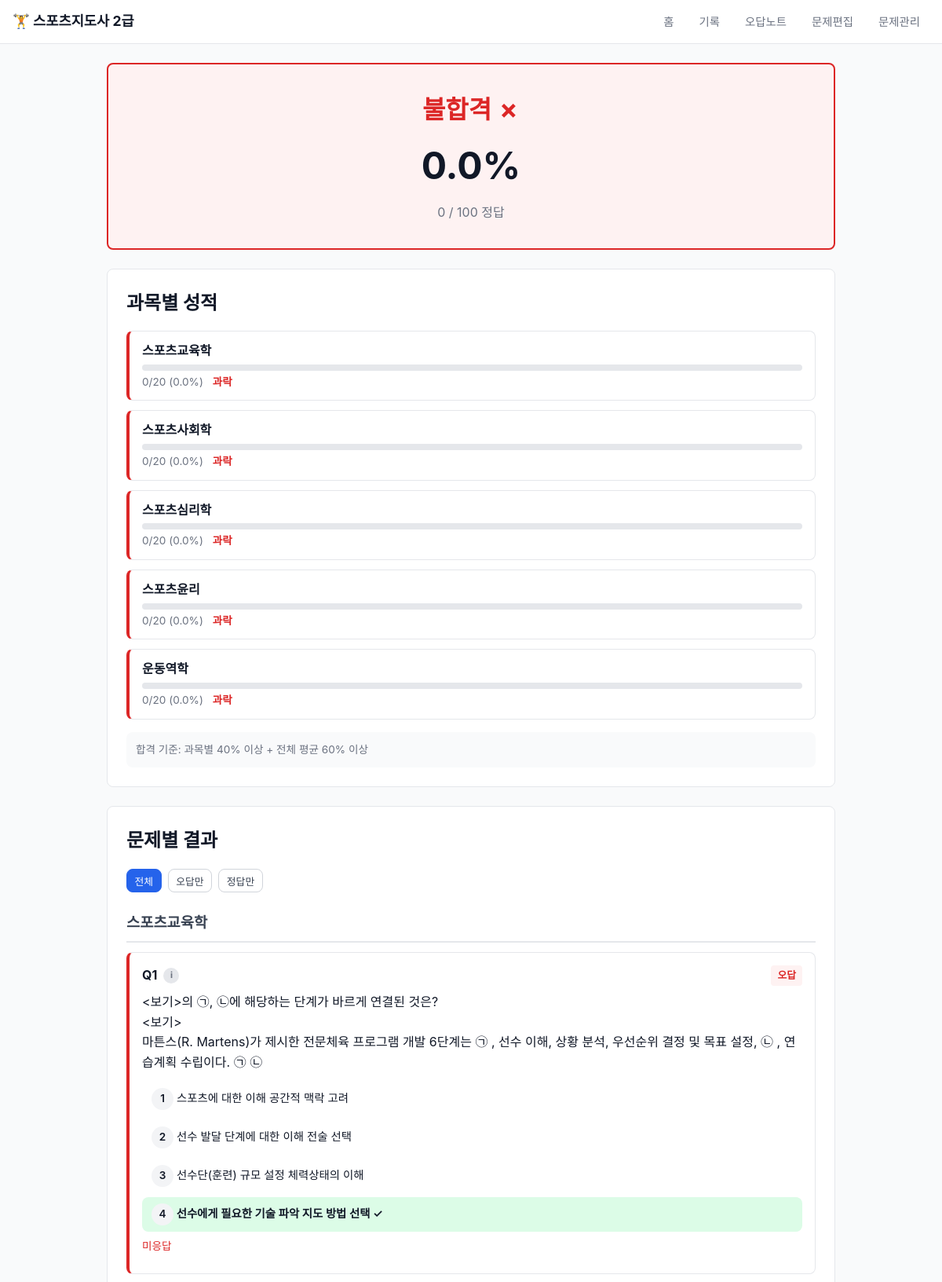
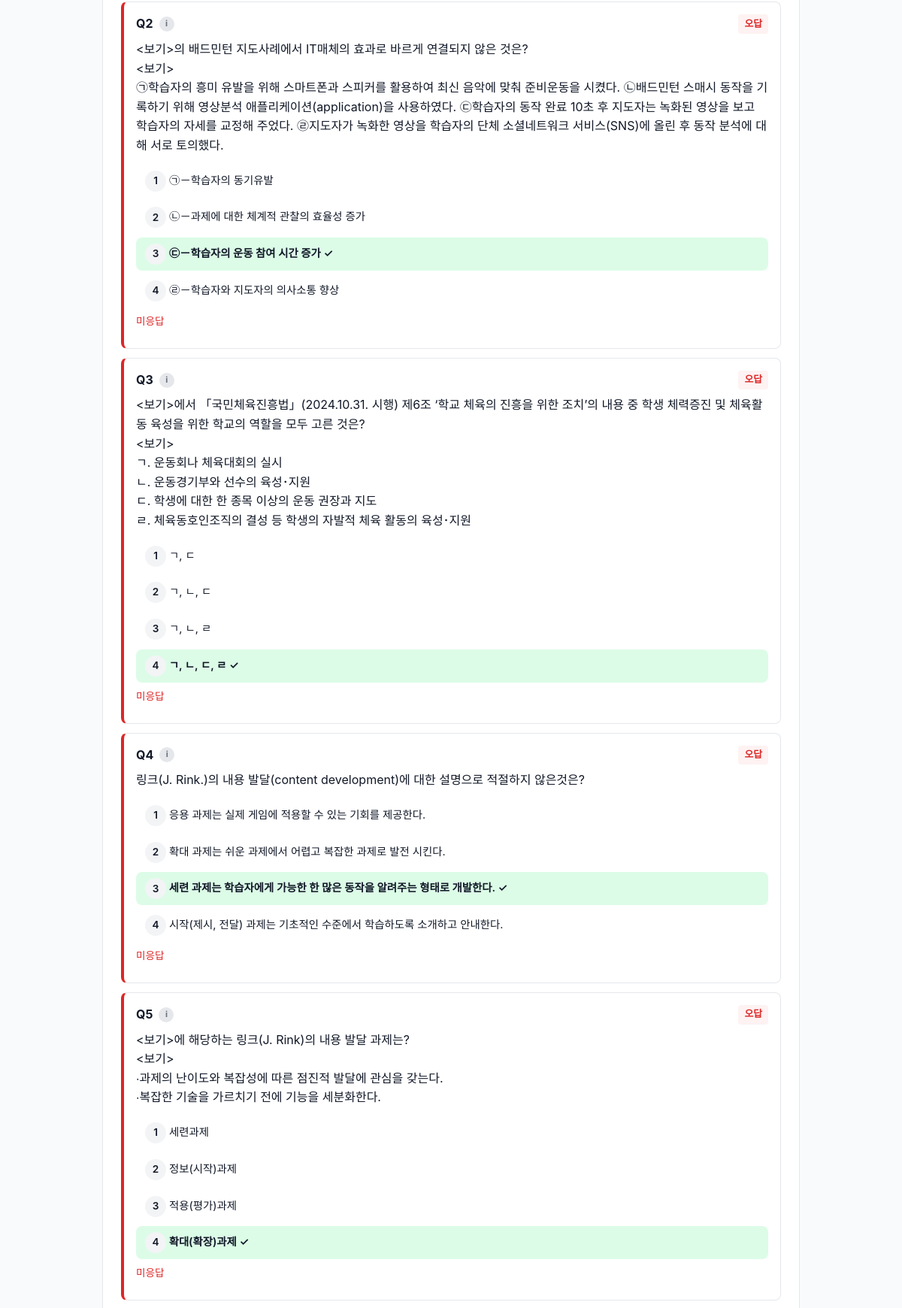
The page /result/1 (upper part) on the database its author committed (2 pictures, top to bottom).
### tables this page shows
CREATE TABLE test_sessions (
    id              INTEGER PRIMARY KEY AUTOINCREMENT,
    test_type       TEXT NOT NULL CHECK(test_type IN ('written', 'oral')),
    selected_subjects TEXT NOT NULL,
    total_questions INTEGER NOT NULL,
    correct_count   INTEGER DEFAULT 0,
    score_percent   REAL DEFAULT 0,
    time_limit_sec  INTEGER,
    time_spent_sec  INTEGER,
    is_passed       INTEGER DEFAULT 0,
    completed       INTEGER DEFAULT 0,
    started_at      TEXT DEFAULT (datetime('now')),
    finished_at     TEXT
);

CREATE TABLE user_answers (
    id              INTEGER PRIMARY KEY AUTOINCREMENT,
    session_id      INTEGER NOT NULL REFERENCES test_sessions(id) ON DELETE CASCADE,
    question_id     INTEGER NOT NULL REFERENCES questions(id),
    subject_id      INTEGER NOT NULL REFERENCES subjects(id),
    user_answer     TEXT,
    is_correct      INTEGER DEFAULT 0,
    answered_at     TEXT DEFAULT (datetime('now'))
);

CREATE TABLE subjects (
    id          INTEGER PRIMARY KEY AUTOINCREMENT,
    name        TEXT NOT NULL UNIQUE,
    category    TEXT NOT NULL CHECK(category IN ('written', 'oral')),
    description TEXT,
    created_at  TEXT DEFAULT (datetime('now'))
);

CREATE TABLE questions (
    id              INTEGER PRIMARY KEY AUTOINCREMENT,
    subject_id      INTEGER NOT NULL REFERENCES subjects(id),
    question_type   TEXT NOT NULL CHECK(question_type IN ('multiple_choice', 'oral')),
    question_text   TEXT NOT NULL,
    option_a        TEXT,
    option_b        TEXT,
    option_c        TEXT,
    option_d        TEXT,
    correct_answer  TEXT NOT NULL,
    explanation     TEXT,
    difficulty      INTEGER DEFAULT 2 CHECK(difficulty BETWEEN 1 AND 3),
    exam_year       TEXT,
    exam_type       TEXT,
    question_number INTEGER,
    source          TEXT,
    created_at      TEXT DEFAULT (datetime('now'))
, comment TEXT);

### app.py (the view)
@app.route('/result/<int:session_id>')
def result(session_id):
    db = get_db()
    session = db.execute('SELECT * FROM test_sessions WHERE id = ?', (session_id,)).fetchone()
    if not session:
        flash('시험 결과를 찾을 수 없습니다.', 'error')
        return redirect(url_for('index'))
    answers = db.execute('''
        SELECT ua.*, q.question_text, q.option_a, q.option_b, q.option_c, q.option_d,
               q.correct_answer, q.explanation, q.exam_year, q.exam_type, q.question_number,
               s.name as subject_name
        FROM user_answers ua
        JOIN questions q ON ua.question_id = q.id
        JOIN subjects s ON ua.subject_id = s.id
        WHERE ua.session_id = ?
        ORDER BY s.name, ua.id
    ''', (session_id,)).fetchall()
    subject_scores = {}
    for a in answers:
        name = a['subject_name']
        if name not in subject_scores:
            subject_scores[name] = {'total': 0, 'correct': 0}
        subject_scores[name]['total'] += 1
        subject_scores[name]['correct'] += a['is_correct']
    for name in subject_scores:
        s = subject_scores[name]
        s['score'] = round(s['correct'] / s['total'] * 100, 1) if s['total'] > 0 else 0
        s['passed'] = s['score'] >= 40
    return render_template('result.html', session=session, answers=answers, subject_scores=subject_scores)

### app.py (called while the page is built, shortened)
@app.template_filter('format_question')
def format_question(text):
    if not text:
        return ''
    import html as html_mod
    lines = str(text).split('\n')
    result = []
    table_lines = []
    def flush_table():
        if not table_lines:
            return
    for line in lines:
        if line.count('|') >= 2:
            table_lines.append(line)
        else:
            flush_table()
            escaped = html_mod.escape(line)
            escaped = re.sub(
                r'\[img:([^\]]+)\]',
                r'<img src="/static/images/\1" class="q-img" alt="문제 이미지">',
                escaped
            )
            result.append(escaped)
    flush_table()
    return Markup('<br>'.join(result))

def get_db():
    if 'db' not in g:
        os.makedirs(os.path.dirname(DB_PATH), exist_ok=True)
        g.db = sqlite3.connect(DB_PATH)
        g.db.row_factory = sqlite3.Row
        g.db.execute('PRAGMA foreign_keys = ON')
    return g.db

### templates/result.html (shortened to what this page needs)
{% extends "base.html" %}
{% block content %}
<div class="result-header {{ 'pass' if session.is_passed else 'fail' }}">
    <h1>{{ '합격 ✓' if session.is_passed else '불합격 ✗' }}</h1>
    <div class="result-score">{{ session.score_percent }}%</div>
    <div class="result-detail">
        {{ session.correct_count }} / {{ session.total_questions }} 정답
    </div>
</div>
<section class="result-section">
    <h2>과목별 성적</h2>
    <div class="score-grid">
        {% for name, s in subject_scores.items() %}
        <div class="score-card {{ 'pass' if s.passed else 'fail' }}">
            <div class="score-subject">{{ name }}</div>
            <div class="score-bar-wrap">
            </div>
            <div class="score-detail">
                {{ s.correct }}/{{ s.total }} ({{ s.score }}%)
                {% if not s.passed %}<span class="fail-mark">과락</span>{% endif %}
            </div>
        </div>
        {% endfor %}
    </div>
    <div class="pass-criteria">
        <p>합격 기준: 과목별 40% 이상 + 전체 평균 60% 이상</p>
    </div>
</section>
<section class="result-section">
    <h2>문제별 결과</h2>
    <div class="filter-buttons">
        <button class="btn btn-sm active" onclick="filterQuestions('all', this)">전체</button>
        <button class="btn btn-sm" onclick="filterQuestions('wrong', this)">오답만</button>
        <button class="btn btn-sm" onclick="filterQuestions('correct', this)">정답만</button>
    </div>
    {% set ns = namespace(q_num=0, current_subject='') %}
    {% for a in answers %}
        {% if a.subject_name != ns.current_subject %}
            {% set ns.current_subject = a.subject_name %}
            <h3 class="result-subject-header">{{ a.subject_name }}</h3>
        {% endif %}
        {% set ns.q_num = ns.q_num + 1 %}
        <div class="result-question {{ 'correct' if a.is_correct else 'wrong' }}"
             data-result="{{ 'correct' if a.is_correct else 'wrong' }}">
            <div class="rq-header">
                <div class="rq-left">
                    <span class="rq-number">Q{{ ns.q_num }}</span>
                    {% if a.exam_year %}
                    <div class="exam-info-tooltip">
                        <span class="info-icon">ℹ</span>
                    </div>
                    {% endif %}
                </div>
                <span class="rq-badge {{ 'correct' if a.is_correct else 'wrong' }}">
                    {{ '정답' if a.is_correct else '오답' }}
                </span>
            </div>
            <div class="rq-text">{{ a.question_text|format_question }}</div>
            {% if a.option_a %}
            <div class="rq-options">
                {% for key, val in [('A', a.option_a), ('B', a.option_b), ('C', a.option_c), ('D', a.option_d)] %}
                {% if val %}
                <div class="rq-option
                    {% if key == a.correct_answer %}rq-correct{% endif %}
                    {% if key == a.user_answer and not a.is_correct %}rq-wrong{% endif %}">
                    <span class="option-key">{{ loop.index }}</span> {{ val }}
                    {% if key == a.correct_answer %}✓{% endif %}
                </div>
                {% endif %}
                {% endfor %}
            </div>
            {% endif %}
            {% if not a.is_correct and a.user_answer %}
            <div class="rq-your-answer">내 답: {{ a.user_answer }}</div>
            {% elif not a.is_correct %}
            <div class="rq-your-answer">미응답</div>
            {% endif %}
        </div>
    {% endfor %}
</section>
{% endblock %}

### static/style.css (style rules this page uses)
* { margin: 0; padding: 0; box-sizing: border-box; }
:root { --primary: #2563eb; --primary-dark: #1d4ed8; --success: #16a34a; --danger: #dc2626; --warning: #f59e0b; --gray-50: #f9fafb; --gray-100: #f3f4f6; --gray-200: #e5e7eb; --gray-300: #d1d5db; --gray-500: #6b7280; --gray-700: #374151; --gray-900: #111827; --radius: 8px; }
body { font-family: -apple-system, BlinkMacSystemFont, 'Segoe UI', sans-serif; background: var(--gray-50); color: var(--gray-900); line-height: 1.6; }
.btn { display: inline-block; padding: 0.5rem 1rem; border: 1px solid var(--gray-300); border-radius: var(--radius); background: white; color: var(--gray-700); cursor: pointer; font-size: 0.9rem; text-decoration: none; transition: all 0.2s; }
.btn-sm { padding: 0.3rem 0.6rem; font-size: 0.8rem; }
.btn.active { background: var(--primary); color: white; border-color: var(--primary); }
.exam-info-tooltip { position: relative; display: inline-flex; }
.info-icon { display: inline-flex; align-items: center; justify-content: center; width: 20px; height: 20px; border-radius: 50%; background: var(--gray-200); color: var(--gray-500); font-size: 0.7rem; font-weight: 700; cursor: help; font-style: normal; }
.rq-header .rq-left { display: flex; align-items: center; gap: 0.5rem; }
.option-key { display: inline-flex; align-items: center; justify-content: center; width: 28px; height: 28px; border-radius: 50%; background: var(--gray-100); font-weight: 600; font-size: 0.85rem; flex-shrink: 0; }
.result-header { text-align: center; padding: 2rem; border-radius: var(--radius); margin-bottom: 1.5rem; }
.result-header.fail { background: #fef2f2; border: 2px solid var(--danger); }
.result-header h1 { font-size: 2rem; }
.result-header.fail h1 { color: var(--danger); }
.result-score { font-size: 3rem; font-weight: 700; margin: 0.5rem 0; }
.result-detail { color: var(--gray-500); }
.result-section { background: white; border: 1px solid var(--gray-200); border-radius: var(--radius); padding: 1.5rem; margin-bottom: 1.5rem; }
.result-section h2 { margin-bottom: 1rem; }
.score-grid { display: flex; flex-direction: column; gap: 0.75rem; }
.score-card { padding: 0.75rem 1rem; border-radius: var(--radius); border: 1px solid var(--gray-200); }
.score-card.fail { border-left: 4px solid var(--danger); }
.score-subject { font-weight: 600; margin-bottom: 0.25rem; }
.score-bar-wrap { height: 8px; background: var(--gray-200); border-radius: 4px; overflow: hidden; margin-bottom: 0.25rem; }
.score-detail { font-size: 0.85rem; color: var(--gray-500); }
.fail-mark { color: var(--danger); font-weight: 600; margin-left: 0.5rem; }
.pass-criteria { margin-top: 1rem; padding: 0.75rem; background: var(--gray-50); border-radius: var(--radius); font-size: 0.85rem; color: var(--gray-500); }
.filter-buttons { margin-bottom: 1rem; display: flex; gap: 0.5rem; }
.result-subject-header { margin-top: 1.5rem; margin-bottom: 0.75rem; padding-bottom: 0.5rem; border-bottom: 2px solid var(--gray-200); color: var(--gray-700); }
.result-question { border: 1px solid var(--gray-200); border-radius: var(--radius); padding: 1rem; margin-bottom: 0.75rem; }
.result-question.wrong { border-left: 4px solid var(--danger); }
.rq-header { display: flex; justify-content: space-between; margin-bottom: 0.5rem; }
.rq-number { font-weight: 700; }
.rq-badge { padding: 0.15rem 0.5rem; border-radius: 4px; font-size: 0.8rem; font-weight: 600; }
.rq-badge.wrong { background: #fef2f2; color: var(--danger); }
.rq-text { margin-bottom: 0.75rem; line-height: 1.6; }
.rq-options { display: flex; flex-direction: column; gap: 0.3rem; margin-bottom: 0.5rem; }
.rq-option { padding: 0.5rem 0.75rem; border-radius: var(--radius); font-size: 0.9rem; }
.rq-correct { background: #dcfce7; font-weight: 600; }
.rq-your-answer { font-size: 0.85rem; color: var(--danger); margin-bottom: 0.5rem; }

### rows shown on the page
test_sessions: is_passed "불합격 ✗", score_percent "0.0", correct_count "0", total_questions "100"
user_answers: name "스포츠교육학", correct "0", total "20", score "0.0", subject_name "스포츠교육학", q_num "1", is_correct "오답", question_text "<보기>의 ㉠, ㉡에 해당하는 단계가 바르게 연결된 것은? <보기> 마튼스(R. Martens)가 제시한 전문체육 프로그램 개발 6단계는 ㉠ , 선수 이해, 상황 분석, 우선순위 결정 및 목표 설정, ㉡ , 연습계획 수립이다. ㉠ ㉡", option_a "스포츠에 대한 이해 공간적 맥락 고려", option_b "선수 발달 단계에 대한 이해 전술 선택", option_c "선수단(훈련) 규모 설정 체력상태의 이해", option_d "선수에게 필요한 기술 파악 지도 방법 선택", shows "미응답"
user_answers: name "스포츠사회학", correct "0", total "20", score "0.0"
user_answers: name "스포츠심리학", correct "0", total "20", score "0.0"
user_answers: name "스포츠윤리", correct "0", total "20", score "0.0"
user_answers: name "운동역학", correct "0", total "20", score "0.0"
user_answers: q_num "2", is_correct "오답", question_text "<보기>의 배드민턴 지도사례에서 IT매체의 효과로 바르게 연결되지 않은 것은? <보기> ㉠학습자의 흥미 유발을 위해 스마트폰과 스피커를 활용하여 최신 음악에 맞춰 준비운동을 시켰다. ㉡배드민턴 스매시 동작을 기록하기 위해 영상분석 애플리케이션(application)을 사용하였다. ㉢학습자의 동작 완료 10초 후 지도자는 녹화된 영상을 보고 학습자의 자세를 교정해 주었다. ㉣지도자가 녹화한 영상을 학습자의 단체 소셜네트워크 서비스(SNS)에 올린 후 동작 분석에 대해 서로 토의했다.", option_a "㉠－학습자의 동기유발", option_b "㉡－과제에 대한 체계적 관찰의 효율성 증가", option_c "㉢－학습자의 운동 참여 시간 증가", option_d "㉣－학습자와 지도자의 의사소통 향상", shows "미응답"
user_answers: q_num "3", is_correct "오답", question_text "<보기>에서 「국민체육진흥법」(2024.10.31. 시행) 제6조 ‘학교 체육의 진흥을 위한 조치’의 내용 중 학생 체력증진 및 체육활동 육성을 위한 학교의 역할을 모두 고른 것은? <보기> ㄱ. 운동회나 체육대회의 실시 ㄴ. 운동경기부와 선수의 육성･지원 ㄷ. 학생에 대한 한 종목 이상의 운동 권장과 지도 ㄹ. 체육동호인조직의 결성 등 학생의 자발적 체육 활동의 육성･지원", option_a "ㄱ, ㄷ", option_b "ㄱ, ㄴ, ㄷ", option_c "ㄱ, ㄴ, ㄹ", option_d "ㄱ, ㄴ, ㄷ, ㄹ", shows "미응답"
user_answers: q_num "4", is_correct "오답", question_text "링크(J. Rink.)의 내용 발달(content development)에 대한 설명으로 적절하지 않은것은?", option_a "응용 과제는 실제 게임에 적용할 수 있는 기회를 제공한다.", option_b "확대 과제는 쉬운 과제에서 어렵고 복잡한 과제로 발전 시킨다.", option_c "세련 과제는 학습자에게 가능한 한 많은 동작을 알려주는 형태로 개발한다.", option_d "시작(제시, 전달) 과제는 기초적인 수준에서 학습하도록 소개하고 안내한다.", shows "미응답"
user_answers: q_num "5", is_correct "오답", question_text "<보기>에 해당하는 링크(J. Rink)의 내용 발달 과제는? <보기> ∙과제의 난이도와 복잡성에 따른 점진적 발달에 관심을 갖는다. ∙복잡한 기술을 가르치기 전에 기능을 세분화한다.", option_a "세련과제", option_b "정보(시작)과제", option_c "적용(평가)과제", option_d "확대(확장)과제", shows "미응답"
